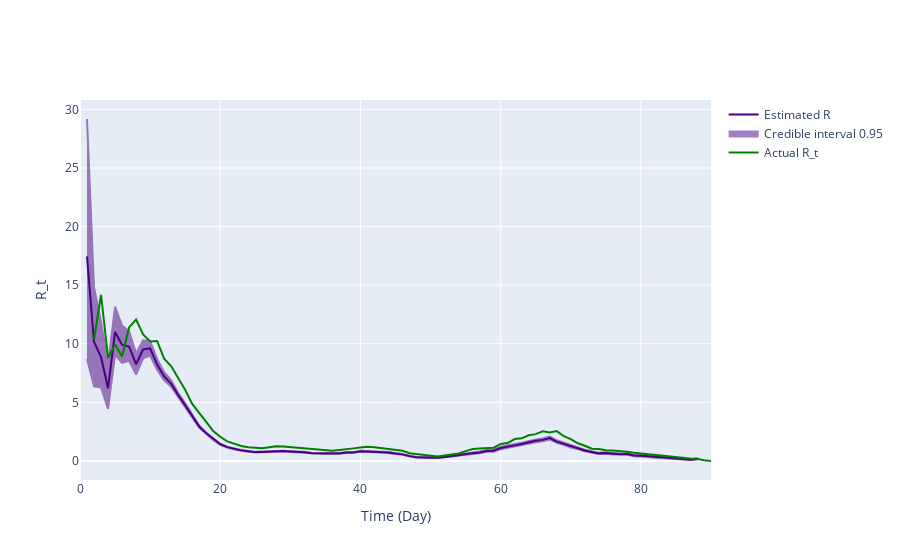

Notebook code for this chart:
### Code cell
# Use incidence data to predict R_t value
theta = incidences_true_r02
starting_time_point = 0
end_time_point = len(theta)
# Define variables needed for calculating R_t
tau = 0
R_t_start = tau+1
a = 1
b = 1/5

serial_interval = serial_interval_emp

# Plot comparison between the true and predicted R_t
# Transform our incidence data into pandas dataframes
inc_data = pd.DataFrame(
    {
        'Time': np.arange(len(theta)-2),
        'Incidence Number': incidences_true_r02[2:len(theta)]
    }
)

inference = branchpro.BranchProPosterior(
    inc_data=inc_data,
    daily_serial_interval=serial_interval,
    alpha=a,
    beta=b)

inference.run_inference(tau=tau)
intervals = inference.get_intervals(central_prob=.95)

fig = ReproductionNumberPlot()
interval_mean = intervals['Mean'].to_numpy()
interval_lower = intervals['Lower bound CI'].to_numpy()
interval_upper = intervals['Upper bound CI'].to_numpy()
interval_mean = Rt_inst_to_Rt_case(interval_mean, generation_time_emp, 0, len(interval_mean))
interval_lower = Rt_inst_to_Rt_case(interval_lower, generation_time_emp, 0, len(interval_mean))
interval_upper = Rt_inst_to_Rt_case(interval_upper, generation_time_emp, 0, len(interval_mean))
intervals['Mean'] = interval_mean
intervals['Lower bound CI'] = interval_lower
intervals['Upper bound CI'] = interval_upper

# fig.add_interval_true_rt(intervals_true)  # Here I used a modified version of branchpro method to plot the true R_t
fig.add_interval_rt(intervals)
true_rt_plot = go.Scatter(
    y=true_rt_r02[starting_time_point:end_time_point],
    x=list(range(starting_time_point, end_time_point)),
    mode='lines',
    name='Actual R_t',
    line_color='green'
)

fig.figure.add_trace(true_rt_plot)

fig.update_labels(time_label='Time (Day)', r_label='R_t')

fig.show_figure()

### Figure 1 — Plotly figure (JSON) as saved in the notebook; plotly's stock layout.template omitted (floating-point values rounded to 4 significant figures; data arrays with more than 128 entries replaced by an {"elided": "..."} marker saying what was removed)
{"data": [{"line": {"color": "indigo"}, "mode": "lines", "name": "Estimated R", "type": "scatter", "x": [1, 2, 3, 4, 5, 6, 7, 8, 9, 10, 11, 12, 13, 14, 15, 16, 17, 18, 19, 20, 21, 22, 23, 24, 25, 26, 27, 28, 29, 30, 31, 32, 33, 34, 35, 36, 37, 38, 39, 40, 41, 42, 43, 44, 45, 46, 47, 48, 49, 50, 51, 52, 53, 54, 55, 56, 57, 58, 59, 60, 61, 62, 63, 64, 65, 66, 67, 68, 69, 70, 71, 72, 73, 74, 75, 76, 77, 78, 79, 80, 81, 82, 83, 84, 85, 86, 87, 88], "y": [17.46, 10.16, 8.859, 6.201, 11.01, 9.899, 9.769, 8.257, 9.512, 9.614, 8.237, 7.225, 6.604, 5.62, 4.766, 3.846, 2.942, 2.359, 1.854, 1.429, 1.184, 1.022, 0.9086, 0.8268, 0.7579, 0.7757, 0.8191, 0.8291, 0.8444, 0.8072, 0.806, 0.7552, 0.6653, 0.6643, 0.6192, 0.6413, 0.6485, 0.7226, 0.7314, 0.8348, 0.8232, 0.7911, 0.7719, 0.7329, 0.6385, 0.5652, 0.4166, 0.3179, 0.3048, 0.2986, 0.283, 0.3483, 0.3966, 0.4913, 0.5892, 0.6506, 0.7326, 0.8608, 0.8819, 1.108, 1.198, 1.333, 1.443, 1.595, 1.721, 1.802, 1.959, 1.657, 1.47, 1.224, 1.095, 0.8937, 0.7625, 0.6508, 0.6847, 0.6124, 0.5857, 0.6025, 0.4657, 0.4535, 0.3945, 0.3213, 0.3096, 0.2744, 0.2382, 0.1517, 0.1148, 0.1702]}, {"fill": "toself", "fillcolor": "indigo", "line": {"color": "indigo"}, "mode": "lines", "name": "Credible interval 0.95", "opacity": 0.5, "type": "scatter", "x": {"elided": "176 int values"}, "y": {"elided": "176 float values"}}, {"line": {"color": "green"}, "mode": "lines", "name": "Actual R_t", "type": "scatter", "x": [0, 1, 2, 3, 4, 5, 6, 7, 8, 9, 10, 11, 12, 13, 14, 15, 16, 17, 18, 19, 20, 21, 22, 23, 24, 25, 26, 27, 28, 29, 30, 31, 32, 33, 34, 35, 36, 37, 38, 39, 40, 41, 42, 43, 44, 45, 46, 47, 48, 49, 50, 51, 52, 53, 54, 55, 56, 57, 58, 59, 60, 61, 62, 63, 64, 65, 66, 67, 68, 69, 70, 71, 72, 73, 74, 75, 76, 77, 78, 79, 80, 81, 82, 83, 84, 85, 86, 87, 88, 89, 90], "y": [11.43, null, 10.39, 14.19, 8.817, 9.95, 8.911, 11.4, 12.07, 10.8, 10.2, 10.24, 8.737, 8.102, 7.08, 6.074, 4.869, 4.053, 3.343, 2.555, 2.065, 1.673, 1.445, 1.281, 1.172, 1.122, 1.084, 1.178, 1.252, 1.237, 1.181, 1.119, 1.051, 0.9997, 0.9618, 0.931, 0.8693, 0.9367, 1.032, 1.078, 1.15, 1.207, 1.181, 1.102, 1.025, 0.9531, 0.8743, 0.6574, 0.5925, 0.501, 0.446, 0.3841, 0.4756, 0.5335, 0.6432, 0.8447, 1.024, 1.071, 1.109, 1.134, 1.452, 1.528, 1.874, 1.933, 2.196, 2.292, 2.531, 2.429, 2.548, 2.114, 1.872, 1.514, 1.302, 1.049, 1.033, 0.9105, 0.8976, 0.8122, 0.7796, 0.7094, 0.6469, 0.5624, 0.4919, 0.4035, 0.3558, 0.3267, 0.2515, 0.2054, 0.1866, 0.05895, 0]}], "layout": {"hovermode": "x unified", "xaxis": {"title": {"text": "Time (Day)"}}, "yaxis": {"title": {"text": "R_t"}}}}
